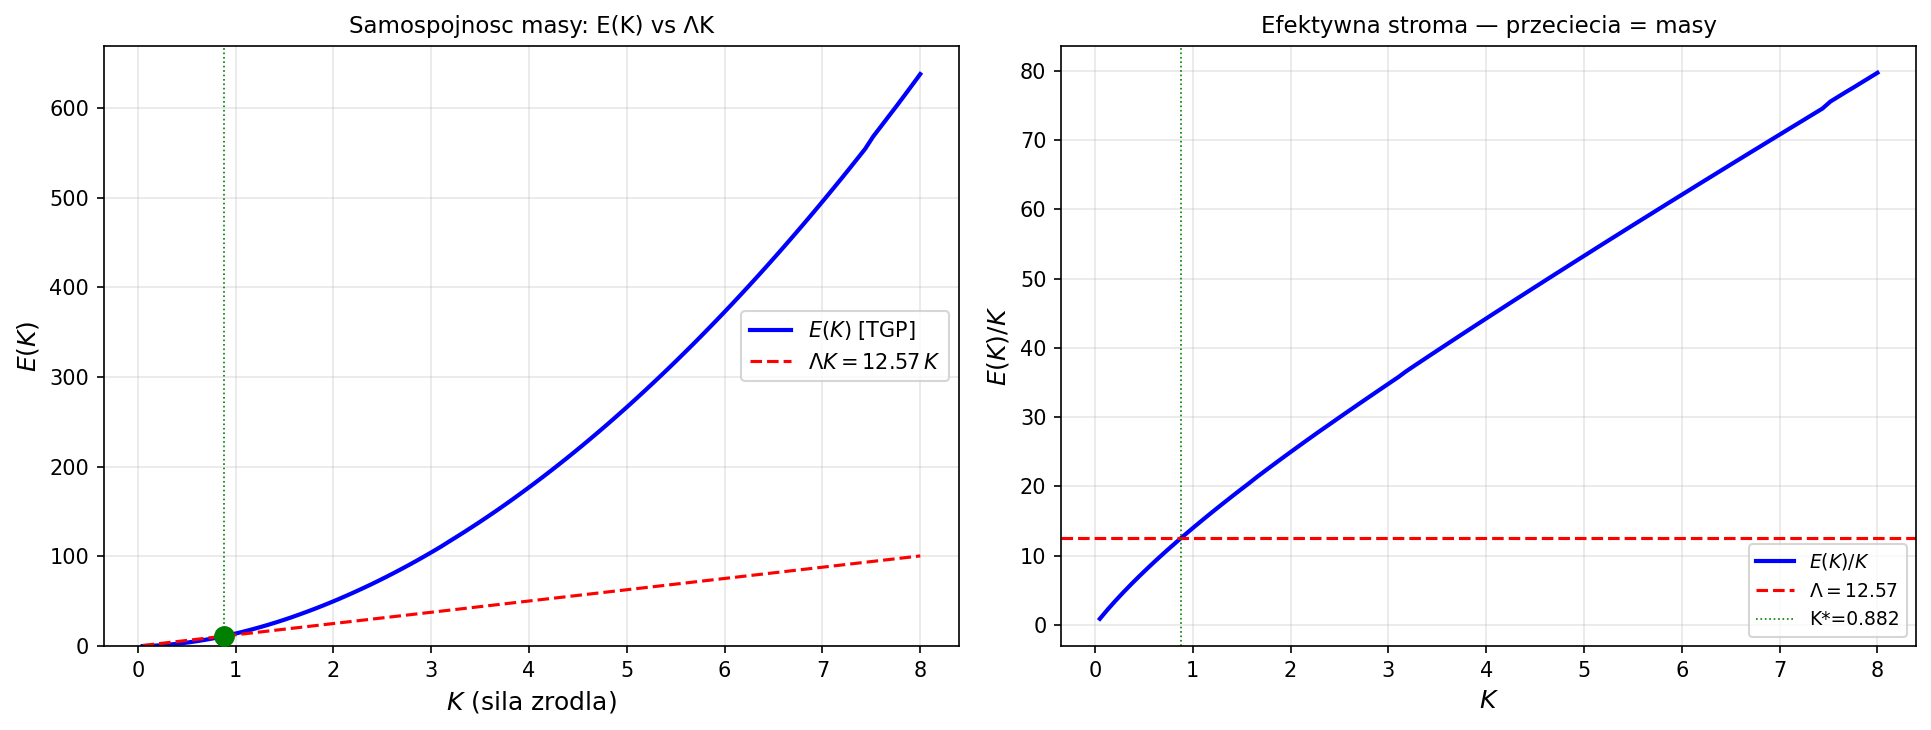

The Python source for this figure:
"""
TGP — Samospojnosc masy: wyznaczenie dyskretnych wartosci K i mas generacji
============================================================================

IDEA:
Czastka = lokalne zaburzenie Yukawa nad kosmicznym tlem Phi_0:
    Phi(r) = Phi_0 + K * exp(-m_sp * r) / r

Phi_0 jest NIE absolutna proznia, lecz srednia kosmiczna (punkt wyjscia mierzony).
Masa cząstki = energia tego zaburzenia, samospojnie:

    E(K) = M * c^2 = (4*pi*Phi_0*c0^2/q) * K = Lambda * K

Szukamy przeciec krzywej E(K) z prosta E = Lambda*K.
Kazde przeciecie = jedna fizyczna generacja.

Nieliniowos TGP (potencjal -gamma*Phi^4/4) sprawia ze E(K)/K
rosnie, osiaga maksimum i maleje -> mozliwe 2 przeciecia dla malego Lambda.
Poszukujemy warunkow parametrow dla 3 przeciec (3 generacje).

JEDNOSTKI NATURALNE: Phi_0 = 1, m_sp = 1, c_0 = 1, l_P = 1
"""

import numpy as np
from scipy.integrate import solve_bvp
from scipy.optimize import brentq, minimize_scalar
import matplotlib
matplotlib.use('Agg')
import matplotlib.pyplot as plt
import warnings
warnings.filterwarnings('ignore')

# ======================================================================
# PARAMETRY
# ======================================================================
PHI0  = 1.0
M_SP  = 1.0        # masa skalaru TGP = sqrt(gamma)
GAMMA = M_SP**2    # = 1.0
Q     = 1.0        # sprzezenie zrodla

# Stala samospojnosci: E = Lambda * K
# Lambda = 4*pi*Phi_0*c0^2/q
# Uwaga: a_Gamma wchodzi gdy uwzgledniamy smearing zrodla na siatce
# Bez smearingu: Lambda = 4*pi / q

A_GAMMA = 0.3      # krok sieci (1/m_sp) — wyznacza regularyzacje UV

# Parametry nieliniowe TGP
ALPHA = 0.5        # wsp. czlonu nielinijnego kinetycznego
BETA  = GAMMA      # warunek prozni: beta = gamma (domyslnie)

# ======================================================================
# PROFIL POLA — rozwiazanie pelnego rownania nieliniowego BVP
# ======================================================================
def solve_field_profile(K, r_min=None, r_max=30.0, N=300):
    """
    Rozwiazuje radialne rownanie pola TGP:
        Phi'' + (2/r)*Phi' + beta*Phi^2 - gamma*Phi^3 = 0  (bez zrodla)
    z warunkami brzegowymi:
        Phi(r_min) = Phi0 + K/r_min * exp(-m_sp*r_min)   [Yukawa przy zrodle]
        Phi(r_max) = Phi0                                  [proznia na nieskoncznosci]

    Zwraca (r, phi) — profil pola.
    """
    if r_min is None:
        r_min = A_GAMMA

    r = np.linspace(r_min, r_max, N)

    # Warunki brzegowe (Yukawa na lewej, proznia na prawej)
    phi_left  = PHI0 + K * np.exp(-M_SP * r_min) / r_min
    phi_right = PHI0

    def ode(r, y):
        phi, dphi = y
        phi = np.maximum(phi, 1e-10)
        # Rownanie: phi'' = -2/r * phi' - beta*phi^2 + gamma*phi^3
        ddphi = -2.0/r * dphi - BETA*phi**2 + GAMMA*phi**3
        return np.array([dphi, ddphi])

    def bc(ya, yb):
        return np.array([
            ya[0] - phi_left,   # Phi(r_min) = Yukawa
            yb[0] - phi_right   # Phi(r_max) = Phi0
        ])

    # Poczatkowe przyblizenie: Yukawa
    phi_init  = PHI0 + K * np.exp(-M_SP * r) / r
    dphi_init = K * np.exp(-M_SP * r) * (-M_SP * r - 1) / r**2

    y_init = np.vstack([phi_init, dphi_init])

    try:
        sol = solve_bvp(ode, bc, r, y_init, max_nodes=3000, tol=1e-5)
        if sol.success:
            return sol.x, sol.y[0]
    except Exception:
        pass

    # Fallback: profil Yukawa
    return r, phi_init


# ======================================================================
# ENERGIA TGP: E(K) = energia zaburzenia nad tlem Phi_0
# ======================================================================
def energy_TGP(K, r_min=None, r_max=30.0, N=400, use_yukawa=False):
    """
    E(K) = 4*pi * integral_r_min^r_max [
        (1/2)(dPhi/dr)^2 * (1 + alpha/(Phi0*Phi))
        + V(Phi) - V(Phi0)
    ] * r^2 dr

    gdzie V(Phi) = gamma/3 * (Phi/Phi0)^3 * Phi0^4 / Phi0
                 - gamma/4 * (Phi/Phi0)^4 * ...
    W znormalizowanych jednostkach (Phi0=1):
        V(phi) = gamma/3 * phi^3 - gamma/4 * phi^4
        V(Phi0=1) = gamma/3 - gamma/4 = gamma/12
    """
    if r_min is None:
        r_min = A_GAMMA

    if use_yukawa:
        r = np.linspace(r_min, r_max, N)
        phi = PHI0 + K * np.exp(-M_SP * r) / r
        dphi = K * np.exp(-M_SP * r) * (-M_SP * r - 1) / r**2
    else:
        r, phi = solve_field_profile(K, r_min=r_min, r_max=r_max, N=N)
        dphi = np.gradient(phi, r)

    phi = np.maximum(phi, 1e-10)

    # Czlon kinetyczny standardowy
    E_kin_std = 0.5 * dphi**2

    # Czlon kinetyczny TGP nieliniowy
    E_kin_nl  = 0.5 * ALPHA * dphi**2 / (PHI0 * phi)

    # Potencjal (ponad proznia)
    V_phi  = GAMMA/3.0 * phi**3  - GAMMA/4.0 * phi**4
    V_phi0 = GAMMA/3.0 * PHI0**3 - GAMMA/4.0 * PHI0**4
    dV = V_phi - V_phi0

    # Gestosc energii radialnie wazena
    integrand = (E_kin_std + E_kin_nl + dV) * r**2

    E = 4.0 * np.pi * np.trapezoid(integrand, r)
    return E


# ======================================================================
# ROWNANIE SAMOSPOJNOSCI
# ======================================================================
def Lambda(a_gamma=A_GAMMA):
    """
    Nachylenie prostej samospojnosci:
    E = Lambda * K
    Lambda = 4*pi*Phi0*c0^2 / q
    (smearing zrodla na siatce daje dodatkowy czynnik a_Gamma)
    """
    return 4.0 * np.pi * PHI0 / Q  # bez a_Gamma (zrodlo punktowe)


def f_selfconsist(K, lam):
    """f(K) = E(K) - Lambda*K. Zera = masy generacji."""
    return energy_TGP(K) - lam * K


# ======================================================================
# SKAN E(K) i szukanie przeciec
# ======================================================================
def scan_and_find_masses(K_min=0.05, K_max=8.0, N_K=120, lam=None):
    """
    Skanuje E(K) i szuka przeciec z prosta Lambda*K.
    Zwraca liste mas (wartosci K przy przecieciach).
    """
    if lam is None:
        lam = Lambda()

    K_arr = np.linspace(K_min, K_max, N_K)
    E_arr = np.array([energy_TGP(K) for K in K_arr])
    f_arr = E_arr - lam * K_arr

    crossings_K = []
    crossings_E = []

    for i in range(len(f_arr) - 1):
        if np.isfinite(f_arr[i]) and np.isfinite(f_arr[i+1]):
            if f_arr[i] * f_arr[i+1] < 0:
                try:
                    K_cross = brentq(
                        lambda K: energy_TGP(K) - lam * K,
                        K_arr[i], K_arr[i+1],
                        xtol=1e-6, maxiter=50
                    )
                    E_cross = energy_TGP(K_cross)
                    crossings_K.append(K_cross)
                    crossings_E.append(E_cross)
                except Exception:
                    pass

    return K_arr, E_arr, crossings_K, crossings_E


# ======================================================================
# SKAN PARAMETROW: szukanie warunkow dla 3 generacji
# ======================================================================
def scan_parameters():
    """
    Skanuje (alpha, a_Gamma) w poszukiwaniu 3 dyskretnych mas
    z hierarchia 1 : 207 : 3477.
    """
    print("\n" + "="*60)
    print("SKAN PARAMETROW (alpha, a_Gamma)")
    print("="*60)

    alpha_vals  = [0.1, 0.5, 1.0, 2.0, 5.0]
    a_gam_vals  = [0.1, 0.3, 0.5, 1.0, 2.0]

    results = []

    for a_g in a_gam_vals:
        for alp in alpha_vals:
            global ALPHA, A_GAMMA
            ALPHA   = alp
            A_GAMMA = a_g

            lam = Lambda()
            K_arr, E_arr, cK, cE = scan_and_find_masses(
                K_min=0.02, K_max=10.0, N_K=80, lam=lam
            )

            n_cross = len(cK)
            ratios = []
            if n_cross >= 2:
                ratios = [cE[i]/cE[0] for i in range(1, n_cross)]

            results.append({
                'alpha': alp, 'a_gamma': a_g,
                'n_cross': n_cross,
                'masses': cE,
                'ratios': ratios
            })

    return results


# ======================================================================
# MAIN
# ======================================================================
if __name__ == '__main__':

    print("="*60)
    print("TGP — Samospojnosc masy (masa z energii zaburzenia)")
    print(f"Parametry poczatkowe: alpha={ALPHA}, a_Gamma={A_GAMMA}")
    print(f"gamma={GAMMA}, beta={BETA}, q={Q}")
    print("="*60)

    lam = Lambda()
    print(f"\nStala samospojnosci Lambda = {lam:.4f}")
    print(f"(E = Lambda*K = {lam:.4f} * K)")

    # --- Skan glowny ---
    print("\nObliczanie E(K)...")
    K_arr, E_arr, cK, cE = scan_and_find_masses(
        K_min=0.05, K_max=8.0, N_K=100, lam=lam
    )

    # --- Wyniki ---
    print(f"\n{'='*60}")
    print(f"Znaleziono {len(cK)} rozwiazania samospojne:")
    for i, (K, E) in enumerate(zip(cK, cE)):
        print(f"  Generacja {i+1}: K = {K:.5f},  m = E/c^2 = {E:.5f}")
    if len(cK) >= 2:
        print(f"\nStosunek mas:")
        for i in range(1, len(cK)):
            print(f"  m{i+1}/m1 = {cE[i]/cE[0]:.2f}   (cel: {[207, 3477][i-1] if i<=2 else '?'})")

    if len(cK) == 0:
        # Diagnostyka
        print("\n[Diagnostyka] E(K)/K w kilku punktach:")
        for K_test in [0.1, 0.5, 1.0, 2.0, 4.0, 8.0]:
            E_test = energy_TGP(K_test)
            print(f"  K={K_test:.1f}:  E={E_test:.4f},  E/K={E_test/K_test:.4f},  Lambda={lam:.4f}")

    # --- Wykres E(K) i prosta ---
    fig, axes = plt.subplots(1, 2, figsize=(13, 5))

    ax = axes[0]
    valid = np.isfinite(E_arr)
    ax.plot(K_arr[valid], E_arr[valid], 'b-', lw=2, label=r'$E(K)$ [TGP]')
    ax.plot(K_arr, lam * K_arr, 'r--', lw=1.5, label=fr'$\Lambda K = {lam:.2f}\,K$')
    for K, E in zip(cK, cE):
        ax.axvline(K, color='g', lw=0.8, ls=':')
        ax.plot(K, E, 'go', ms=9, zorder=5)
    ax.set_xlabel(r'$K$ (sila zrodla)', fontsize=12)
    ax.set_ylabel(r'$E(K)$', fontsize=12)
    ax.set_title('Samospojnosc masy: E(K) vs \u039bK', fontsize=11)
    ax.legend()
    ax.grid(True, alpha=0.3)
    if len(cK) > 0:
        ax.set_ylim(bottom=0)

    # --- E(K)/K vs K ---
    ax2 = axes[1]
    ratio_arr = np.where(np.abs(K_arr) > 1e-10, E_arr / K_arr, np.nan)
    ax2.plot(K_arr[valid], ratio_arr[valid], 'b-', lw=2, label=r'$E(K)/K$')
    ax2.axhline(lam, color='r', lw=1.5, ls='--', label=fr'$\Lambda = {lam:.2f}$')
    for K in cK:
        ax2.axvline(K, color='g', lw=0.8, ls=':', label=f'K*={K:.3f}')
    ax2.set_xlabel(r'$K$', fontsize=12)
    ax2.set_ylabel(r'$E(K)/K$', fontsize=12)
    ax2.set_title(r'Efektywna stroma — przeciecia = masy', fontsize=11)
    ax2.legend(fontsize=9)
    ax2.grid(True, alpha=0.3)

    plt.tight_layout()
    plt.savefig(
        'TGP/TGP_v1/scripts/advanced/masa_samospojnosc.png',
        dpi=150, bbox_inches='tight'
    )
    print("\nWykres zapisany: masa_samospojnosc.png")

    # --- Skan parametrow ---
    print("\nRozpoczecie skanu parametrow (alpha x a_Gamma)...")
    results = scan_parameters()

    print("\n" + "="*60)
    print("WYNIKI SKANU:")
    print(f"{'alpha':>6} {'a_Gam':>6} {'n_cross':>8} {'masy':>30} {'ratio m2/m1':>12}")
    print("-"*70)
    for r in results:
        masy_str = ", ".join(f"{m:.3f}" for m in r['masses']) if r['masses'] else "brak"
        rat_str  = f"{r['ratios'][0]:.1f}" if r['ratios'] else "—"
        print(f"{r['alpha']:>6.1f} {r['a_gamma']:>6.1f} {r['n_cross']:>8d}  {masy_str:>30}  {rat_str:>12}")

    # Podsumowanie najlepszych
    best = [r for r in results if r['n_cross'] >= 2]
    if best:
        print(f"\nNajlepsze dopasowanie do 1:207:")
        for r in best:
            if r['ratios']:
                dist = abs(r['ratios'][0] - 207)
                print(f"  alpha={r['alpha']}, a_Gamma={r['a_gamma']}: "
                      f"m2/m1={r['ratios'][0]:.1f}  (delta={dist:.1f})")

    print("\nGotowe.")
